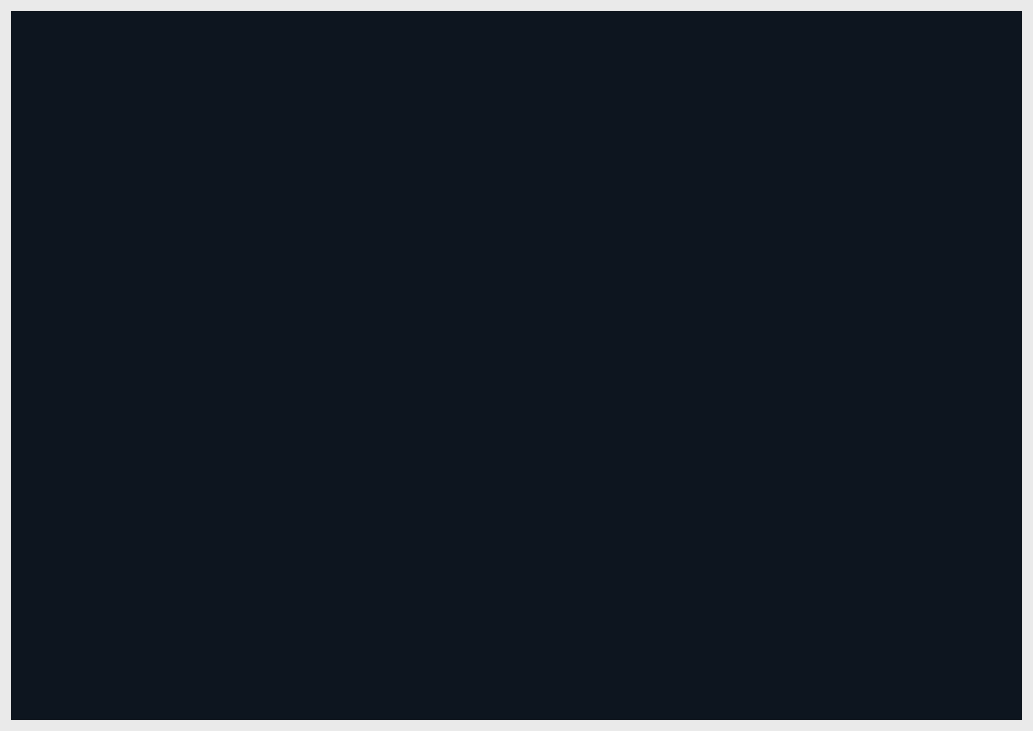
<?xml version="1.0" encoding="UTF-8"?>
<ui version="4.0">
 <class>TEST0116Class</class>
 <widget class="QMainWindow" name="TEST0116Class">
  <property name="geometry">
   <rect>
    <x>0</x>
    <y>0</y>
    <width>1033</width>
    <height>731</height>
   </rect>
  </property>
  <property name="windowTitle">
   <string>TEST0116</string>
  </property>
  <property name="styleSheet">
   <string notr="true">background-color: rgb(234, 234, 234);</string>
  </property>
  <widget class="QWidget" name="centralWidget">
   <layout class="QVBoxLayout" name="verticalLayout">
    <item>
     <widget class="QGraphicsView" name="graphicsView">
      <property name="styleSheet">
       <string notr="true">background-color: rgb(13, 21, 31);</string>
      </property>
     </widget>
    </item>
   </layout>
  </widget>
 </widget>
 <layoutdefault spacing="6" margin="11"/>
 <resources>
  <include location="TEST0116.qrc"/>
 </resources>
 <connections/>
</ui>
